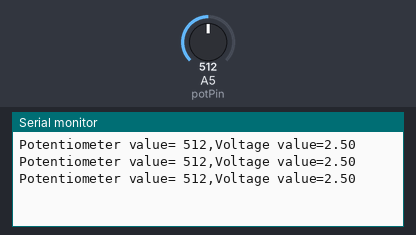
Bench run of a sketch on a simulated Arduino Uno, built with avr-gcc and run on an emulated ATmega328P. Parts: the last lines printed to the serial monitor. Inputs (shaded band) come from the test bench; at power-on: A5 (potPin) = 512.

Above: at 1.3 s.
1.4 s: A5 (potPin) set to 716
At 1.9 s:
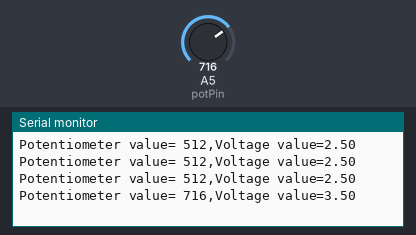
2.9 s: A5 (potPin) set to 900
At 3.4 s:
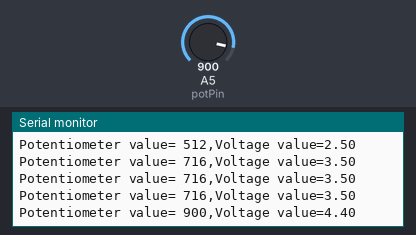
Timing chart, 0 to 5.9 s (numbered marks = the images above; inputs shaded):
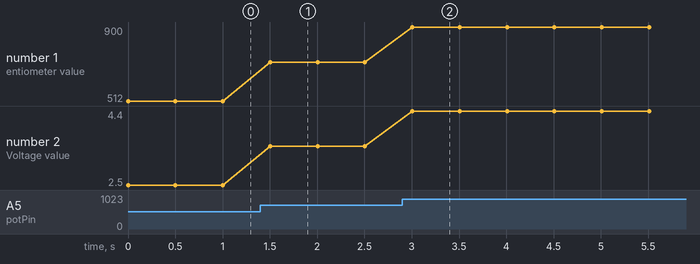

Measured:
- after the input at 1.4 s, the serial monitor: prints a new line after 0.10 s (image 1)
- after the input at 2.9 s, the serial monitor: prints a new line after 0.11 s (image 2)
- plotted number 1: 512 → 716 after the input at 1.4 s, 716 → 900 after the input at 2.9 s
- plotted number 2: 2.5 → 3.5 after the input at 1.4 s, 3.5 → 4.4 after the input at 2.9 s

The sketch:

potentiometer.ino
```cpp
int potPin=A5;
int readVal;
float V1;
int dt=500;
void setup() {
  // put your setup code here, to run once:
  pinMode(potPin,INPUT);
  Serial.begin(9600);

}

void loop() {
  // put your main code here, to run repeatedly:
  readVal=analogRead(potPin);
  V1=(5./1023.)*readVal;
  Serial.print("Potentiometer value= ");
  Serial.print(readVal);
  Serial.print(",");
  Serial.print("Voltage value=");
  Serial.println(V1);
  delay(dt);

}
```
